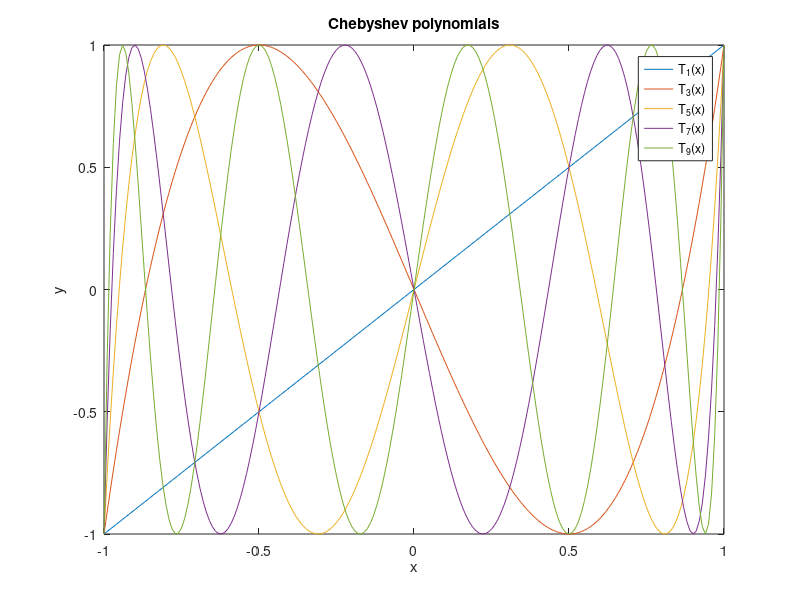
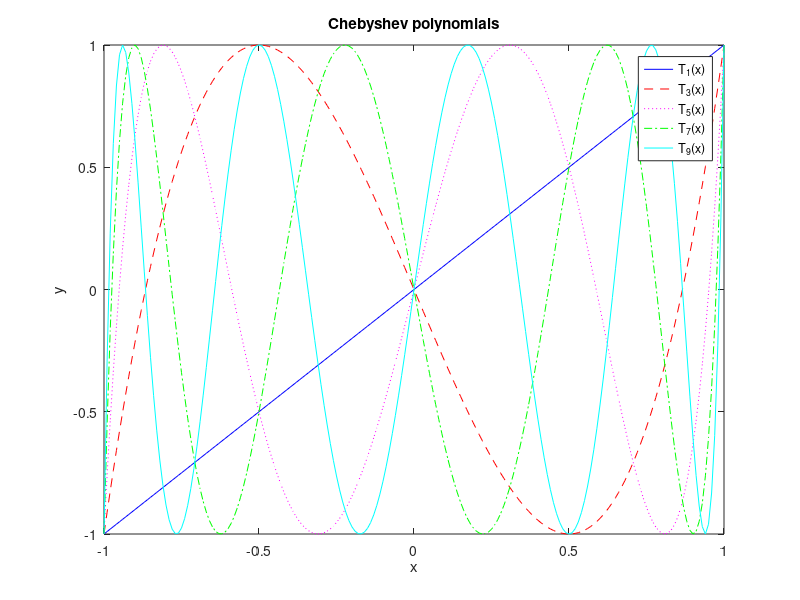

Write the MATLAB code that produced these figures, in order.
function plotting_demo(N)
% MATLAB Plotting Introduction Script

    % get problem size from input argument, otherwise set to 201
    if nargin < 1 || isempty(N)
        N = 201;
    end
    fprintf('Running plotting demo using vectors of size N = %d\n', N);

    % create x data
    x = linspace(-1.0, 1.0, N).';

    % create function data (first 5 odd-degree Chebyshev polynomials)
    T = zeros(N, 5);
    for j = 1:5
        T(:,j) = cos((2*j-1) * acos(x));
    end

    % plot similarly to Matlab/Python version
    figure(1);
    plot(x, T);
    xlabel('x');
    ylabel('y');
    title('Chebyshev polynomials');
    legend('T_1(x)', 'T_3(x)', 'T_5(x)', 'T_7(x)', 'T_9(x)', 'Location', 'best');
    saveas(gcf, 'figure1.png');

    % manual colors and line styles
    figure(2);
    plot(x, T(:,1), 'b-',  'DisplayName', 'T_1(x)');
    hold on;
    plot(x, T(:,2), 'r--', 'DisplayName', 'T_3(x)');
    plot(x, T(:,3), 'm:',  'DisplayName', 'T_5(x)');
    plot(x, T(:,4), 'g-.', 'DisplayName', 'T_7(x)');
    plot(x, T(:,5), 'c-',  'DisplayName', 'T_9(x)');
    hold off;
    xlabel('x');
    ylabel('y');
    title('Chebyshev polynomials');
    legend('Location', 'best');
    saveas(gcf, 'figure2.pdf');
end
